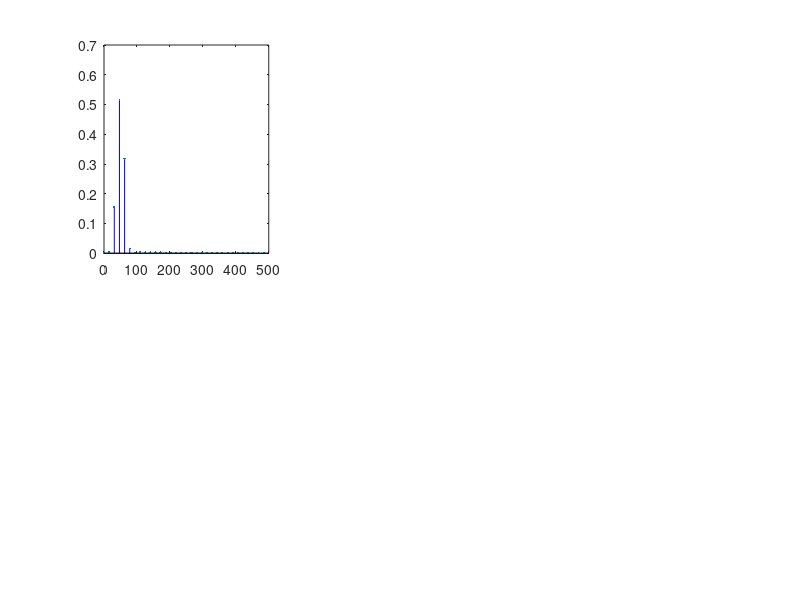

Here is the MATLAB script that generated this plot: (Note: this script raises an error after producing the figure.)
% 实验3：补零对频谱的影响

clear; close all;

% 参数设置
fs = 1000;
f0 = 50;
N_data = 64;                    % 实际数据点数
t = (0:N_data-1)' / fs;
x = sin(2*pi * f0 * t);

% 加汉明窗，减少泄漏干扰
x = x .* hamming(N_data);

zero_pad_multiples = [1, 2, 4, 8, 16, 32];

% 绘图
figure('Position', [100, 100, 1400, 800]);

for i = 1:6
    N_fft = N_data * zero_pad_multiples(i);

    X = fft(x, N_fft);             % 自动补零到 N_fft 点
    X_mag = abs(X) / N_data;       % 用实际数据长度归一化
    X_mag(2:N_fft) = 2 * X_mag(2:N_fft);

    f_axis = (0:N_fft-1) * fs / N_fft;
    half_idx = floor(N_fft / 2);

    subplot(2, 3, i);

    stem(f_axis(1:half_idx), X_mag(1:half_idx), '.', ...
         'MarkerSize', 5, 'Color', 'b');
    hold on;

    % 标注 50Hz
    xline(f0, 'r--', 'LineWidth', 1);

    xlabel('频率 (Hz)'); ylabel('幅值');
    title(sprintf('补零×%d  N_{fft}=%d  Δf=%.2f Hz', ...
           zero_pad_multiples(i), N_fft, fs/N_fft));
    grid on;
    xlim([0, 150]);
    ylim([0, 1.2]);
end

sgtitle(sprintf(['实验3：补零对频谱的影响\n' ...
    '实际数据长度 N=%d (%.0f ms)，补零仅增加频域采样密度'], ...
    N_data, N_data/fs*1000), 'FontSize', 12);

saveas(gcf, 'figures/exp3_zeropad.png');

% 输出说明
fprintf('\n  补零效果总结:\n');
fprintf('  实际数据点数 N_data = %d\n', N_data);
fprintf('  %-12s %-12s %s\n', '补零倍数', 'FFT点数', '频率间隔Δf');
fprintf('  %s\n', repmat('-', 1, 40));
for i = 1:6
    N_fft = N_data * zero_pad_multiples(i);
    fprintf('  ×%-10d %-12d %.3f Hz\n', zero_pad_multiples(i), N_fft, fs/N_fft);
end
